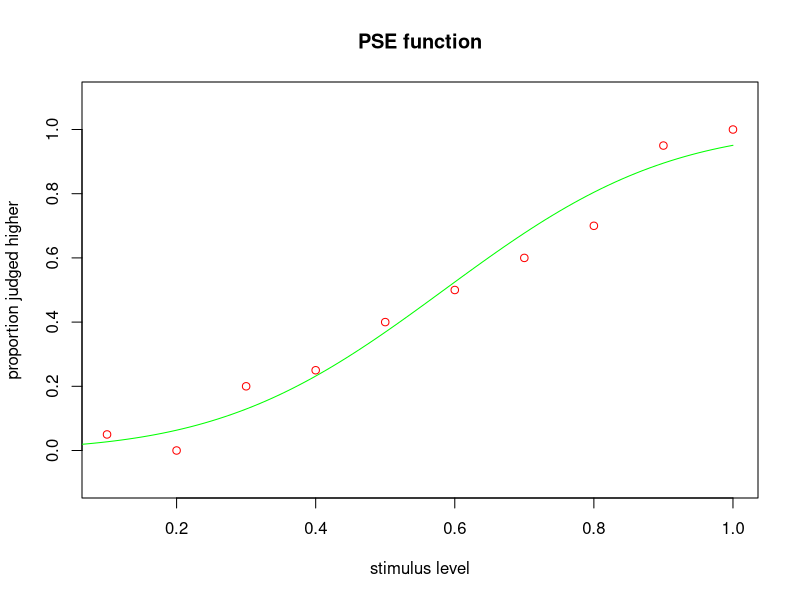
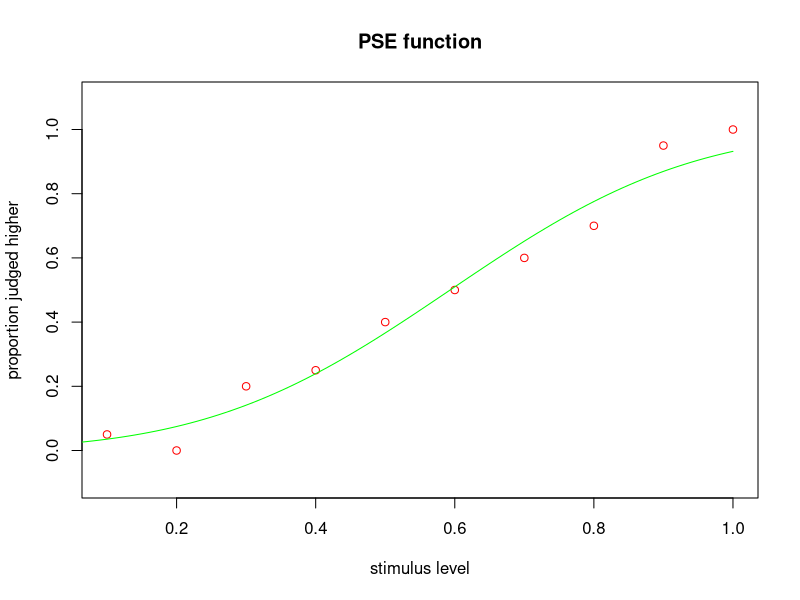

Source code (R) for these figures, in order:
# fitdemo2.R  Illustrate how to fit a function to behavioural data (edited version of fitdemo.R)

rm( list=ls() )

# 1.  fit a psychometric function using optim()

# make up some behavioural data for a discrimination task
df <- data.frame( stimlev=seq( 0.1, 1.0, by=0.1 ),                  # stimulus levels
                  ntrials=rep( 20, times=10 ),                      # number of trials at each stimulus level
                  nhigher=c( 1, 0, 4, 5, 8, 10, 12, 14, 19, 20 ) )  # number of trials where the observer responded "higher"
df$phigher <- df$nhigher / df$ntrials                               # 'nhigher' expressed as a proportion

# choose the form of the psychometric function
psyfn <- function( x, mu, sigma )
    pnorm( x, mu, sigma )

# define a maximum likelihood objective function
obj <- function( p )
	-sum(log( dbinom( df$nhigher, df$ntrials, psyfn( df$stimlev, p[1], p[2] ) ) ))

# alternatively, define a sum-of-squares objective function
# obj <- function( p )
#     sum( ( df$phigher - psyfn( df$stimlev, p[1], p[2] ) )^2 )

# find the parameters that minimize the objective function
pinit <- c( 0.5, 0.2 )             # initial guess
phat <- optim( pinit, obj )$par    # find the parameters of the best fit

# plot data and fitted PSE function
plot( df$stimlev, df$phigher, col='red', ylim=c(-0.1,1.1), xlab='stimulus level', ylab='proportion judged higher', main='PSE function' )
curve( psyfn( x, phat[1], phat[2] ), from=0, to=1, col='green', add=TRUE )
print( phat[1] )
print( phat[2] )


# 2.  fit a psychometric function using nls()

# fit a normal cumulative distribution function to the data (least-squares)
m <- nls( phigher ~ pnorm( stimlev, mean=pse, sd=jnd ), start=c( pse=0.5, jnd=0.5 ), data=df )
phat <- coef( m )

# plot data and fitted PSE function
plot( df$stimlev, df$phigher, col='red', ylim=c(-0.1,1.1), xlab='stimulus level', ylab='proportion judged higher', main='PSE function' )
curve( pnorm( x, mean=phat[1], sd=phat[2] ), from=0, to=1, col='green', add=TRUE )
print( phat[1] )
print( phat[2] )
